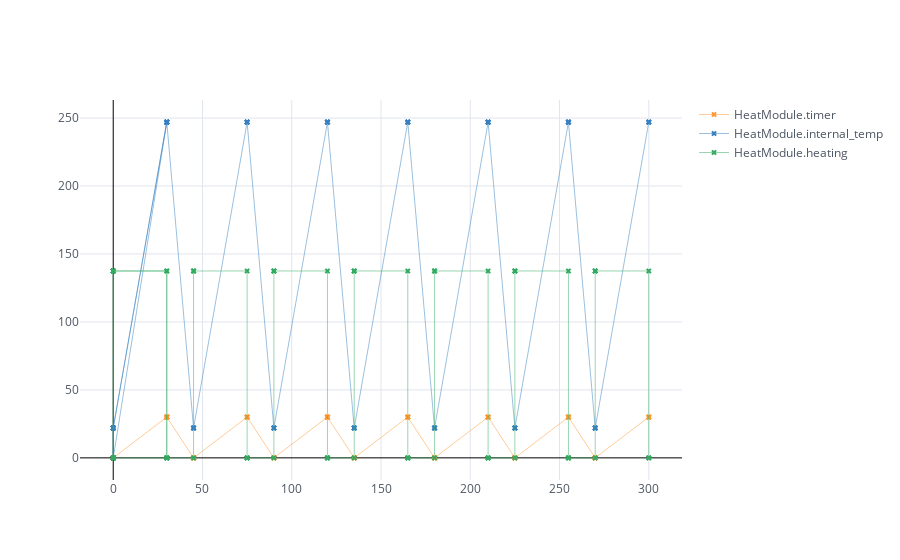

This figure's notebook cell:
### Markdown cell above
# Plot traces as graph

### Code cell
sim.advance(270)  # get a bit more data
sim.trace.plot(traces=[module.timer, module.internal_temp, module.heating])

### Figure 1 — Plotly figure (JSON) as saved in the notebook; plotly's stock layout.template omitted (floating-point values rounded to 4 significant figures)
{"data": [{"line": {"color": "rgba(255, 153, 51, 1.0)", "dash": "solid", "shape": "linear", "width": 0.5}, "marker": {"size": 5, "symbol": "x"}, "mode": "markers+lines", "name": "HeatModule.timer", "text": "", "type": "scatter", "uid": "3551d5b5-61df-4596-8525-4ce792e1a405", "x": [0, 0, 0, 0, 0, 0, 30, 30, 30, 0, 0, 0, 0, 0, 0, 30, 30, 30, 30, 45, 45, 45, 45, 75, 75, 75, 75, 90, 90, 90, 90, 120, 120, 120, 120, 135, 135, 135, 135, 165, 165, 165, 165, 180, 180, 180, 180, 210, 210, 210, 210, 225, 225, 225, 225, 255, 255, 255, 255, 270, 270, 270, 270, 300, 300, 300], "y": [0, 0, 0, 0, 0, 0, 30, 30, 30, 0, 0, 0, 0, 0, 0, 30, 30, 30, 30, 0, 0, 0, 0, 30, 30, 30, 30, 0, 0, 0, 0, 30, 30, 30, 30, 0, 0, 0, 0, 30, 30, 30, 30, 0, 0, 0, 0, 30, 30, 30, 30, 0, 0, 0, 0, 30, 30, 30, 30, 0, 0, 0, 0, 30, 30, 30]}, {"line": {"color": "rgba(55, 128, 191, 1.0)", "dash": "solid", "shape": "linear", "width": 0.5}, "marker": {"size": 5, "symbol": "x"}, "mode": "markers+lines", "name": "HeatModule.internal_temp", "text": "", "type": "scatter", "uid": "50314d3a-a5e3-48e0-9df8-e1af190c1f2a", "x": [0, 0, 0, 0, 0, 0, 30, 30, 30, 0, 0, 0, 0, 0, 0, 30, 30, 30, 30, 45, 45, 45, 45, 75, 75, 75, 75, 90, 90, 90, 90, 120, 120, 120, 120, 135, 135, 135, 135, 165, 165, 165, 165, 180, 180, 180, 180, 210, 210, 210, 210, 225, 225, 225, 225, 255, 255, 255, 255, 270, 270, 270, 270, 300, 300, 300], "y": [0, 0, 22, 22, 22, 22, 247, 247, 247, 0, 0, 22, 22, 22, 22, 247, 247, 247, 247, 22, 22, 22, 22, 247, 247, 247, 247, 22, 22, 22, 22, 247, 247, 247, 247, 22, 22, 22, 22, 247, 247, 247, 247, 22, 22, 22, 22, 247, 247, 247, 247, 22, 22, 22, 22, 247, 247, 247, 247, 22, 22, 22, 22, 247, 247, 247]}, {"line": {"color": "rgba(50, 171, 96, 1.0)", "dash": "solid", "shape": "linear", "width": 0.5}, "marker": {"size": 5, "symbol": "x"}, "mode": "markers+lines", "name": "HeatModule.heating", "text": "", "type": "scatter", "uid": "6635cc09-7a7a-42a6-b926-9b44a6785d4d", "x": [0, 0, 0, 0, 0, 0, 30, 30, 30, 0, 0, 0, 0, 0, 0, 30, 30, 30, 30, 45, 45, 45, 45, 75, 75, 75, 75, 90, 90, 90, 90, 120, 120, 120, 120, 135, 135, 135, 135, 165, 165, 165, 165, 180, 180, 180, 180, 210, 210, 210, 210, 225, 225, 225, 225, 255, 255, 255, 255, 270, 270, 270, 270, 300, 300, 300], "y": [0, 0, 0, 137.5, 137.5, 137.5, 137.5, 0, 0, 0, 0, 0, 137.5, 137.5, 137.5, 137.5, 0, 0, 0, 0, 137.5, 137.5, 137.5, 137.5, 0, 0, 0, 0, 137.5, 137.5, 137.5, 137.5, 0, 0, 0, 0, 137.5, 137.5, 137.5, 137.5, 0, 0, 0, 0, 137.5, 137.5, 137.5, 137.5, 0, 0, 0, 0, 137.5, 137.5, 137.5, 137.5, 0, 0, 0, 0, 137.5, 137.5, 137.5, 137.5, 0, 0]}], "layout": {"autosize": true, "legend": {"bgcolor": "#FFFFFF", "font": {"color": "#4D5663"}}, "paper_bgcolor": "#FFFFFF", "plot_bgcolor": "#FFFFFF", "title": {"font": {"color": "#4D5663"}}, "xaxis": {"autorange": true, "gridcolor": "#E1E5ED", "range": [-18.14, 318.1], "showgrid": true, "tickfont": {"color": "#4D5663"}, "title": {"font": {"color": "#4D5663"}, "text": ""}, "type": "linear", "zerolinecolor": "black"}, "yaxis": {"autorange": true, "gridcolor": "#E1E5ED", "range": [-17.34, 264.3], "showgrid": true, "tickfont": {"color": "#4D5663"}, "title": {"font": {"color": "#4D5663"}, "text": ""}, "type": "linear", "zerolinecolor": "black"}}}
